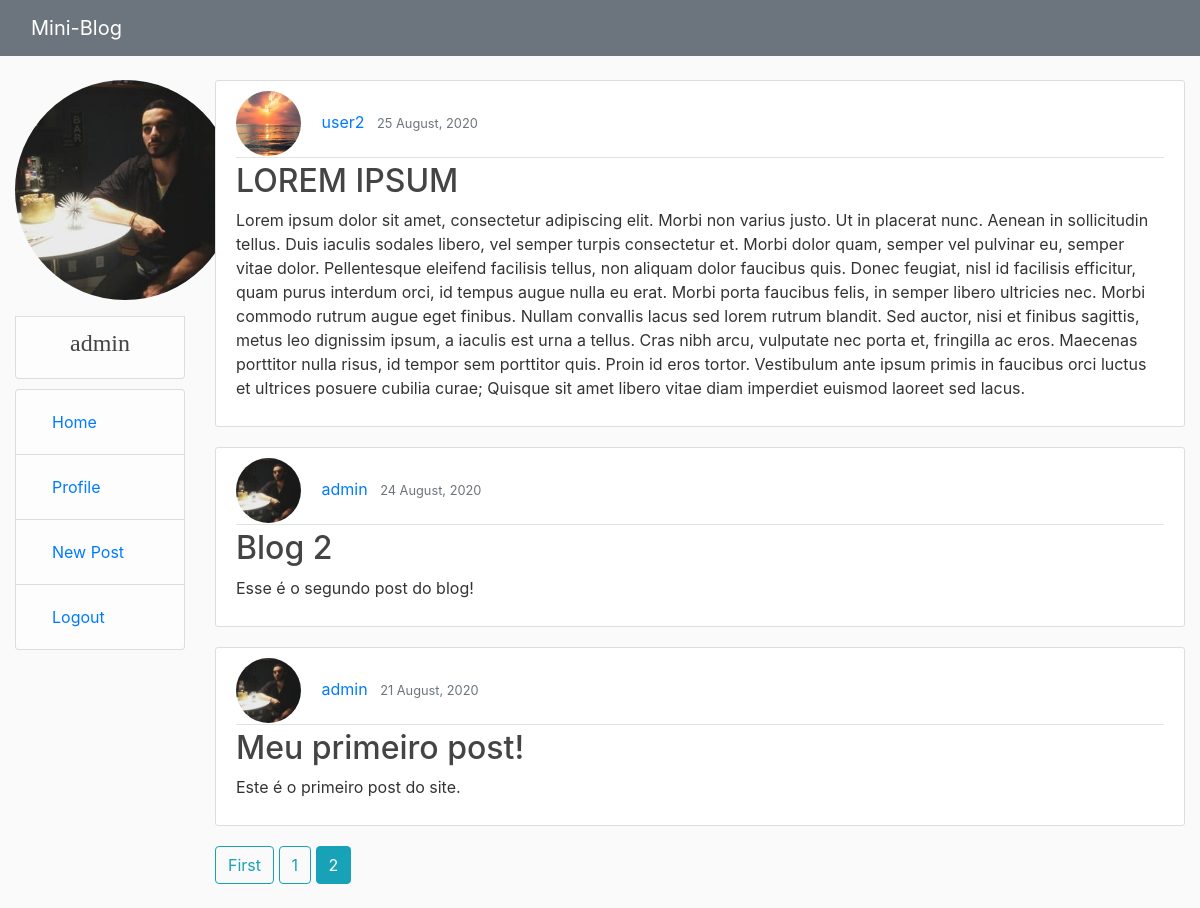
/blog/?page=2 (signed in), run on an earlier commit of the app's database.
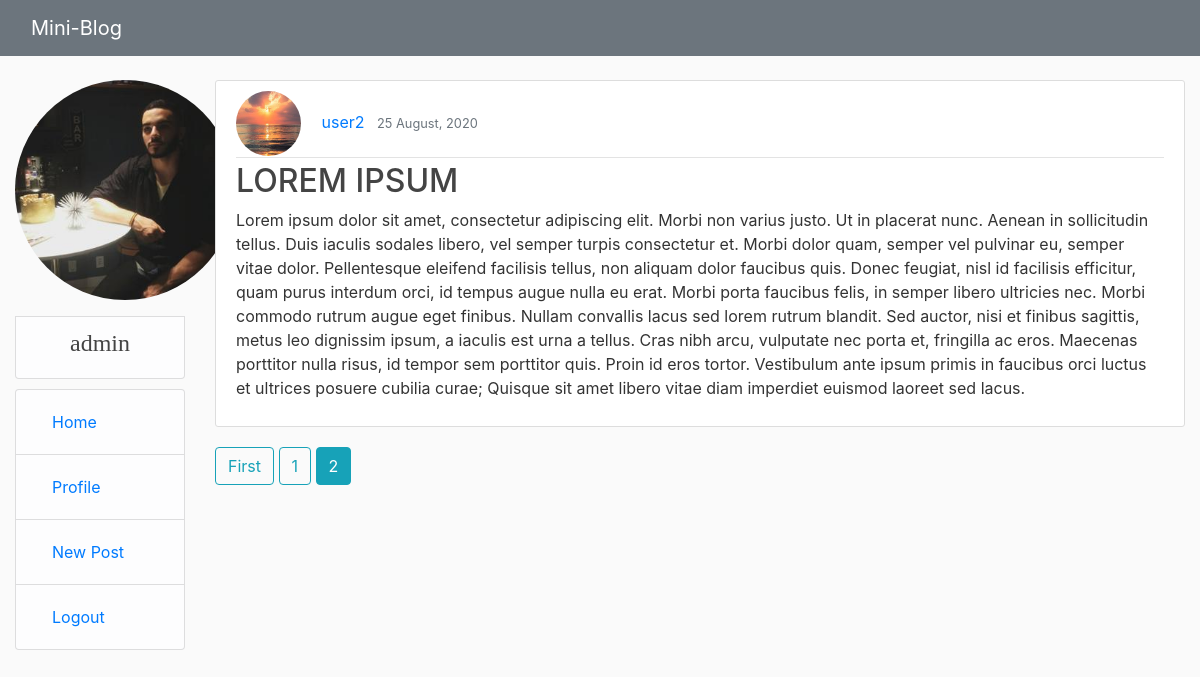
And on a later commit of the database.
### users/models.py (models this page shows, shortened)
class Profile(models.Model):
    user = models.OneToOneField(User, on_delete=models.CASCADE)
    image = models.ImageField(default='default.png', upload_to='profile_pics')

### blog/models.py (models this page shows, shortened)
class Post(models.Model):
    title = models.CharField(max_length=200, help_text='Enter a post title')
    description = models.TextField(max_length=1000, help_text='Enter a description for the post')
    date = models.DateTimeField(default=timezone.now)
    author = models.ForeignKey(User, on_delete=models.CASCADE)
    likes = models.ManyToManyField(User, related_name='blog_post')
    class Meta:
        ordering = ['-date']

### blog/views.py (the view)
# urls.py: path('', PostListView.as_view(), name='index'),
class PostListView(generic.ListView):
    model = Post
    template_name = 'index.html'
    context_object_name = 'posts'
    ordering = ['-date']
    paginate_by = 5

### blog/templates/index.html (shortened to what this page needs)
{% extends "base_generic.html" %}
{% block content %}
    {% for post in posts %}
        <article class="media content-section">
          <div class="media-body">
            <div class="article-metadata">
              <img class="rounded-circle article-img" src="{{ post.author.profile.image.url }}">
              <a class="mr-2" href="{% url 'user-post' post.author.username %}">{{ post.author }}</a>
              <small class="text-muted">{{ post.date|date:"d F, Y" }}</small>
            </div>
            <h2><a class="article-title" href="{% url 'post-detail' post.id %}">{{ post.title }}</a></h2>
            <p class="article-content">{{ post.description }}</p>
          </div>
        </article>
    {% endfor %}
    {% if is_paginated %}
        {% if page_obj.has_previous %}
            <a class="btn btn-outline-info mb-4" href="?page=1">First</a>
        {% endif %}
        {% for num in page_obj.paginator.page_range %}
            {% if page_obj.number == num %}
                <a class="btn btn-info mb-4" href="?page={{ num }}">{{ num }}</a>
            {% elif num > page_obj.number|add:'-3' and num < page_obj.number|add:'3' %}
                <a class="btn btn-outline-info mb-4" href="?page={{ num }}">{{ num }}</a>
            {% endif %}
        {% endfor %}
    {% endif %}
{% endblock %}

### blog/templates/base_generic.html (shortened to what this page needs)
<!DOCTYPE html>
<html lang="en">
<head>
    <link rel="stylesheet" href="https://maxcdn.bootstrapcdn.com/bootstrap/4.0.0/css/bootstrap.min.css">
    {% load static %}
    <link rel="stylesheet" href="{% static 'blog/css/main.css' %}">
</head>
<body>
    <header class="site-header">
      <nav class="navbar navbar-expand-md navbar-dark bg-secondary fixed-top">
        <div class="col-md-2">
          <a class="navbar-brand mr-4" href="{% url 'index' %}">Mini-Blog</a>
        </div>
      </nav>
    </header>
    <div class="container-fluid">
        <div class="row">
            <div class="col-md-2">
            {% block sidebar %}
                {% if user.is_authenticated %}
                    <div>
                        <div class="media">
                            <img class="rounded-circle home-img" src="{{ user.profile.image.url }}">
                        </div>
                        <center class="list-group-item list-group-item-light" style="font-family:cambria"><h4>{{ user }}</h4></center>
                    </div>
                <ul class="sidebar-nav">
                    <li class="list-group-item list-group-item-light"><a class="nav-item nav-link" href="{% url 'index' %}">Home</a></li>
                    <li class="list-group-item list-group-item-light"><a class="nav-item nav-link" href="{% url 'profile' %}">Profile</a></li>
                    <li class="list-group-item list-group-item-light"><a class="nav-item nav-link" href="{% url 'post-create' %}">New Post</a></li>
                    <li class="list-group-item list-group-item-light"><a class="nav-item nav-link" href="{% url 'logout' %}">Logout</a></li>
                {% endif %}
                </ul>
            {% endblock %}
            </div>
            <div class="col-sm-10">
                {% block content %}{% endblock %}
            </div>
        </div>
    </div>
  </body>
</body>
</html>

### blog/static/blog/css/main.css (style rules this page uses)
body { background: #fafafa; color: #333333; margin-top: 5rem; }
h1, h2, h3, h4, h5, h6 { color: #444444; }
ul { margin: 0; }
.content-section { background: #ffffff; padding: 10px 20px; border: 1px solid #dddddd; border-radius: 3px; margin-bottom: 20px; }
.article-title { color: #444444; }
.article-content { white-space: pre-line; }
.article-img { height: 65px; width: 65px; margin-right: 16px; }
.article-metadata { padding-bottom: 1px; margin-bottom: 4px; border-bottom: 1px solid #e3e3e3 }
.home-img { height: 220px; width: 220px; margin-right: 20px; margin-bottom: 16px; }
.sidebar-nav { margin-top: 10px; padding: 0; list-style: none; }

What changed in the data, as far as the page shows it:
removed Post: author.profile.image (picture), author "admin", date "24 August, 2020", title "Blog 2", description "Esse é o segundo post do blog!"
removed Post: author.profile.image (picture), author "admin", date "21 August, 2020", title "Meu primeiro post!", description "Este é o primeiro post do site."
